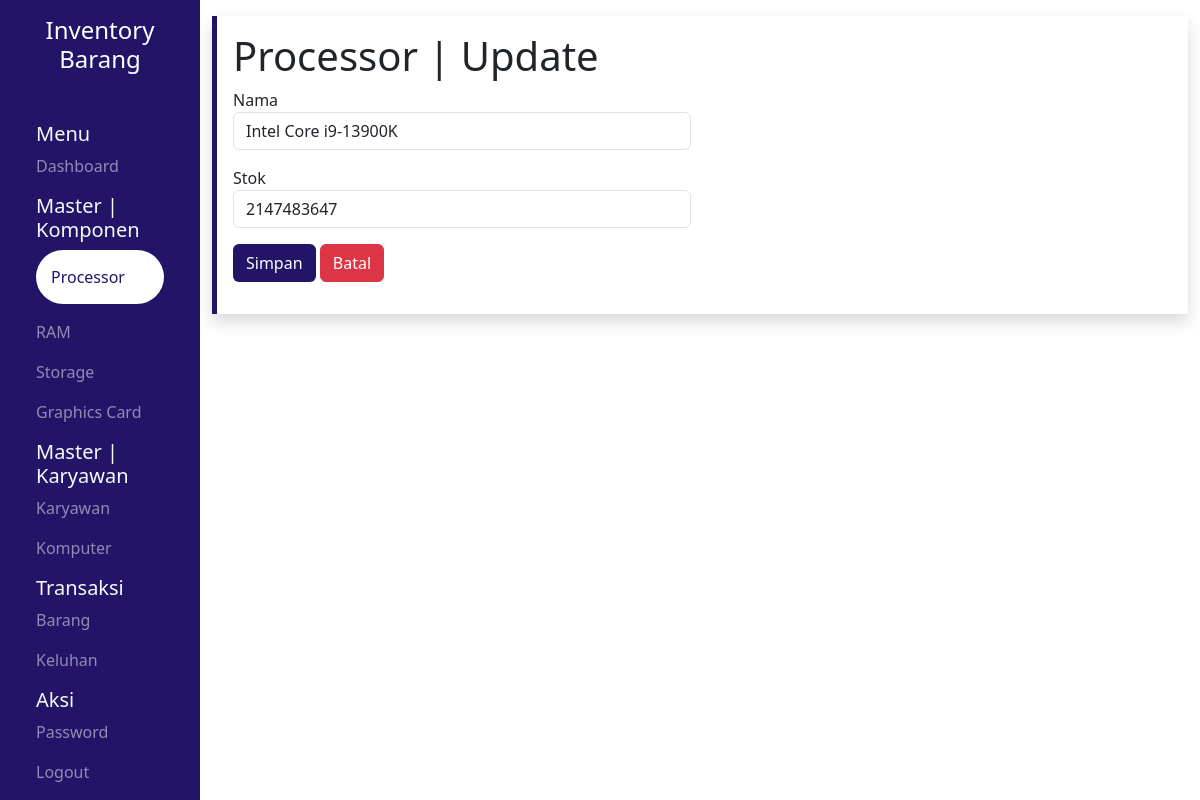
/pages/processor/update.php?id=22 (signed in), run on an earlier commit of the app's database.
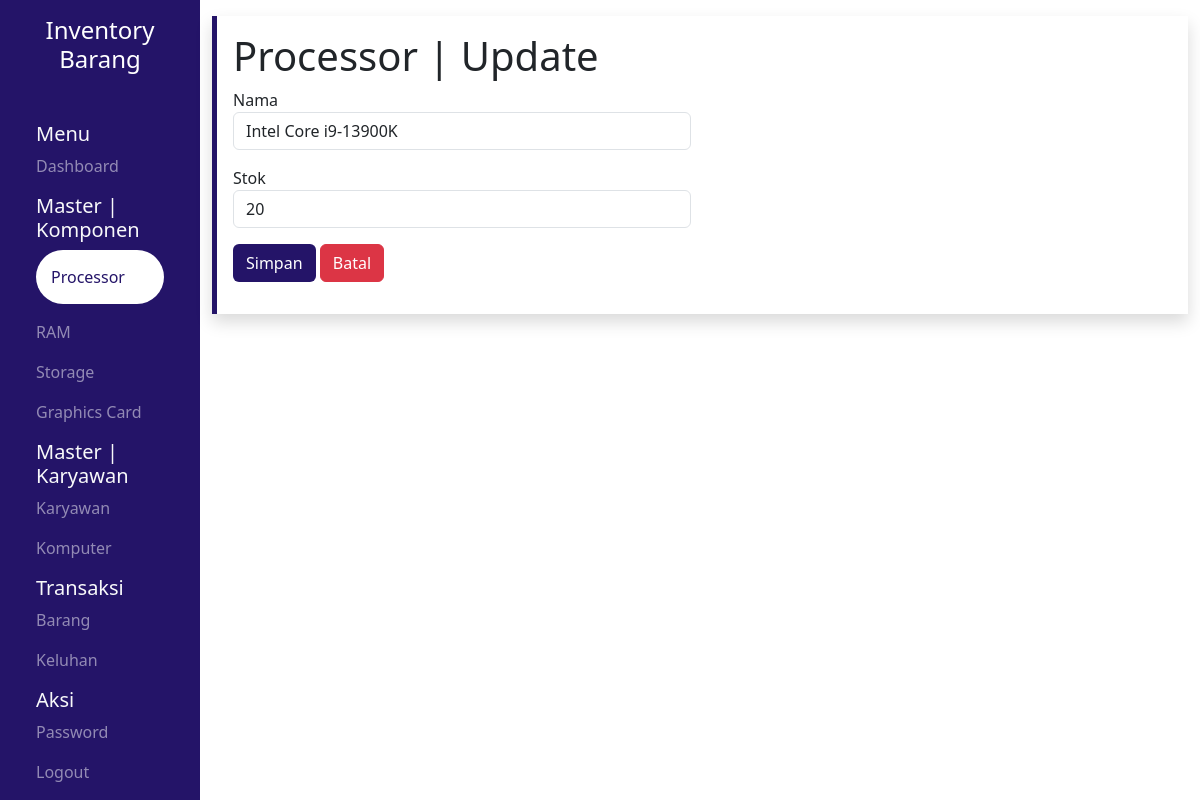
And on a later commit of the database.
### tables this page shows
CREATE TABLE `processor` (
  `id` int(11) NOT NULL,
  `nama` varchar(25) NOT NULL,
  `stok` int(11) NOT NULL
);

### pages/processor/update.php (the view, shortened to what this page needs)
<?php
include "../src/config/connect.php";
$id = $_GET['id'];
?>
<!DOCTYPE html>
<html lang="en">
<head>
    <link rel="stylesheet" href="../src/css/global.css">
    <link rel="stylesheet" href="https://cdn.jsdelivr.net/npm/bootstrap@5.3.1/dist/css/bootstrap.min.css">
</head>
<body>
    <div class="container-fluid">
        <div class="row vh-100">
            <div class="col-md-2 sidebar text-light">
                <a href="../../">
                    <div class="text-center my-3 mb-5">
                        <h4>Inventory Barang</h4>
                    </div>
                </a>
                <div class="mx-4">
                    <h5>Menu</h5>
                    <a href="../dashboard/">
                        <p class="opacity">Dashboard</p>
                    </a>
                </div>
                <div class="mx-4">
                    <h5>Master | Komponen</h5>
                    <a href="../processor/">
                        <p class="opacity-100 aktif rounded-pill">Processor</p>
                    </a>
                    <a href="../ram/">
                        <p class="opacity">RAM</p>
                    </a>
                    <a href="../storage/">
                        <p class="opacity">Storage</p>
                    </a>
                    <a href="../vga/">
                        <p class="opacity">Graphics Card</p>
                    </a>
                </div>
                <div class="mx-4">
                    <h5>Master | Karyawan</h5>
                    <a href="../karyawan/">
                        <p class="opacity">Karyawan</p>
                    </a>
                    <a href="../komputer/">
                        <p class="opacity">Komputer</p>
                    </a>
                </div>
                <div class="mx-4">
                    <h5>Transaksi</h5>
                    <a href="../barang/">
                        <p class="opacity">Barang</p>
                    </a>
                    <a href="../keluhan/">
                        <p class="opacity">Keluhan</p>
                    </a>
                </div>
                <div class="mx-4">
                    <h5>Aksi</h5>
                    <a href="../password/">
                        <p class="opacity">Password</p>
                    </a>
                    <a href="../../logout.php">
                        <p class="opacity">Logout</p>
                    </a>
                </div>
            </div>
            <div class="col-md-10 content">
                <div class="wrapper shadow p-3 my-3 left">
                    <h1>Processor | Update</h1>
                    <?php $data = mysqli_query($conn, "SELECT * FROM processor WHERE id = $id") ?>
                    <?php while ($d = mysqli_fetch_array($data)) : ?>
                        <form action="" method="POST">
                            <div class="row">
                                <div class="col">
                                    <div class="mb-3">
                                        <label for="nama">Nama</label>
                                        <input type="text" id="nama" name="nama" class="form-control" placeholder="Intel Core i3 13100" value="<?= $d['nama'] ?>" required autocomplete="off">
                                    </div>
                                    <div class="mb-3">
                                        <label for="stok">Stok</label>
                                        <input type="number" id="stok" name="stok" class="form-control" placeholder="10" value="<?= $d['stok'] ?>" required autocomplete="off">
                                    </div>
                                </div>
                                <div class="col">
                                </div>
                                <div class="mb-3">
                                    <button class="btn ungu" name="submit">Simpan</button>
                                    <a href="../processor/" class="btn btn-danger">Batal</a>
                                </div>
                            </div>
                        </form>
                    <?php endwhile; ?>
                </div>
            </div>
        </div>
    </div>
</body>
</html>

What changed in the data, as far as the page shows it:
changed processor "Intel Core i9-13900K": stok "2147483647" → "20"
